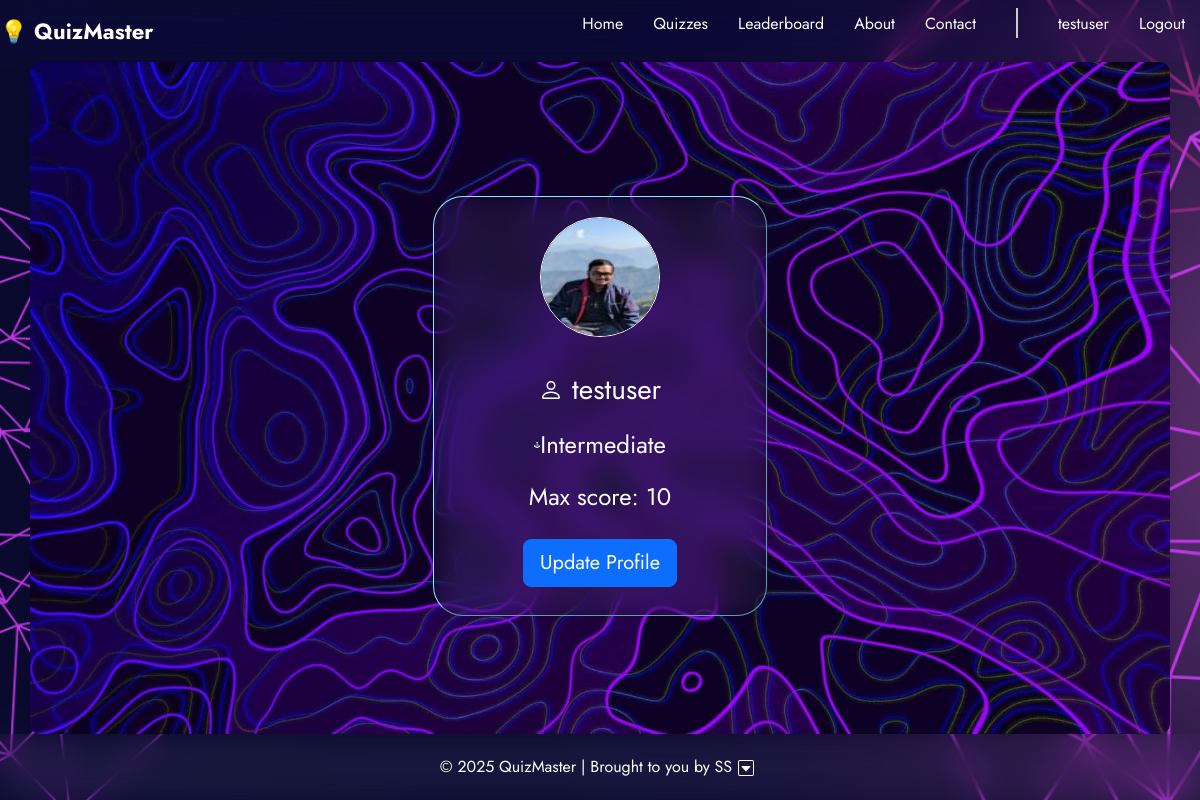
The app's page /profile (signed in), older data.
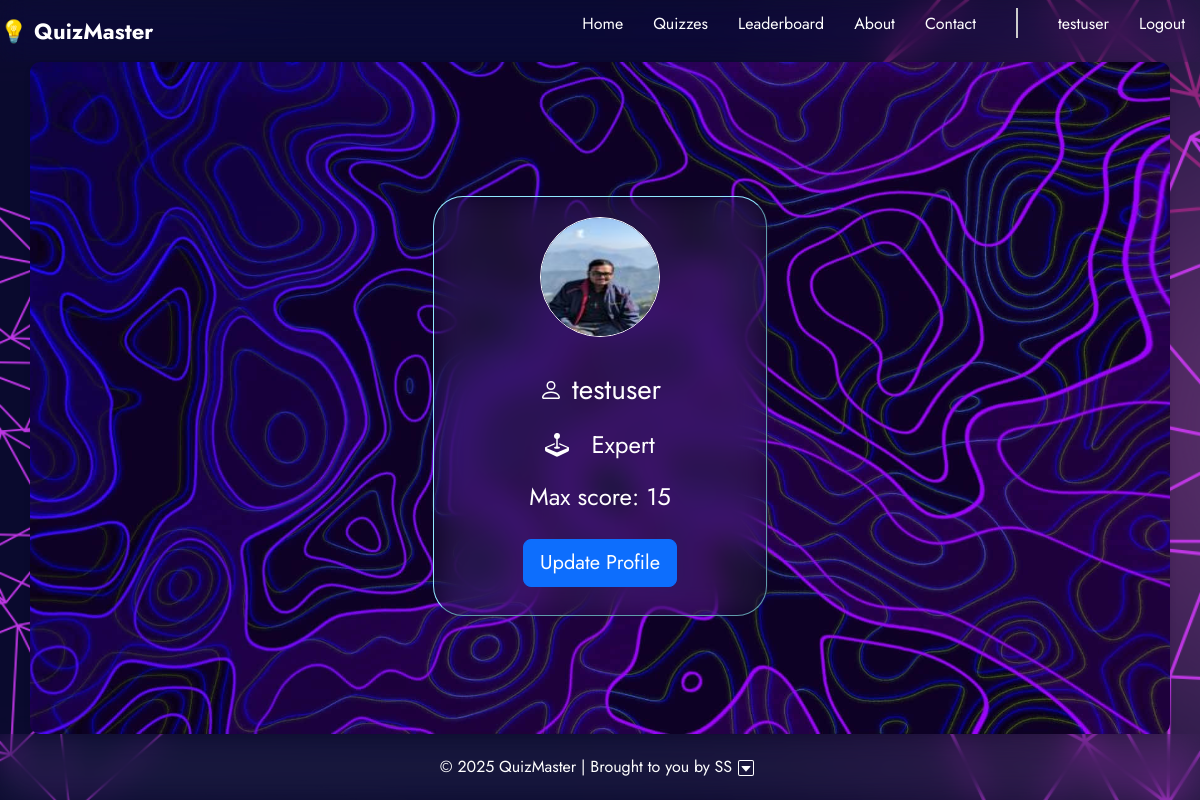
The same page, newer data.
### app/models.py (models this page shows, shortened)
class User(db.Model,UserMixin):
    id=db.Column(db.Integer,primary_key=True)
    username=db.Column(db.String(20),unique=True,nullable=False)
    email=db.Column(db.String(),unique=True, nullable=False)
    pro_img=db.Column(db.String(),nullable=False,default='default.png')
    password=db.Column(db.String(10),nullable=False)
    max_score=db.Column(db.Integer,nullable=False,default=0)
    category=db.Column(db.String(),nullable=False,default='Starter')

### app/users/routes.py (the view)
@login_required
@users.route("/profile")
def profile():
    if current_user.is_authenticated:
        image_file=url_for('static', filename=f'DPs/{current_user.pro_img}')
        return render_template('profile.html', title='Profile', img=image_file,  username=current_user.username, category=current_user.category, max_score=current_user.max_score)
    flash("Please Log In/Register to continue!","warning")
    return redirect(url_for("users.login"))

### app/models.py (called while the page is built)
@login_manager.user_loader
def load_user(user_id):
    return User.query.get(int(user_id))

### app/templates/profile.html (shortened to what this page needs)
{% extends "layout.html" %}
    {% block content %}
        <div class="profile_card">
            <img src="{{ img }}" alt="Profile Image" class="profile_img mb-2">
            <div class="profile_info fs-3 mt-4 mb-2" style="display: flex; align-items: center; justify-content: space-around;width: 45%;">
                {{ username }}
            </div>
            <div class="profile_type fs-4 m-2"  style="display: flex; align-items: center; justify-content: space-around;width: 45%;">
                {{ category }}
            </div>
            <div class="profile_score fs-4 m-2 pb-2">
                Max score: {{ max_score }}
            </div>
            <div class="update pt-2 pb-2">
                <a href="{{ url_for('users.updtProfile') }}" class="btn btn-primary btn-lg">Update Profile</a>
            </div>
    {% endblock content %}

### app/templates/layout.html (shortened to what this page needs)
<!DOCTYPE html>
<html lang="en">
<head>
    <link rel="stylesheet" href="{{ url_for('static', filename='styles.css') }}">
    <link href="https://cdn.jsdelivr.net/npm/bootstrap@5.3.0/dist/css/bootstrap.min.css" rel="stylesheet">
</head>
<body>
    <nav class="navbar">
        <div class="logo"> 💡 QuizMaster </div>
        <ul class="nav-links">
            <li><a href="{{ url_for('main.home') }}">Home</a></li>
            <li><a href=" {{ url_for('quiz.choose_category')}}">Quizzes</a></li>
            <li><a href="{{ url_for('quiz.ldb')}}">Leaderboard</a></li>
            <li><a href="{{url_for('main.about')}}">About</a></li>
            <li><a href="{{url_for('main.contact')}}">Contact</a></li>
            <li><div class="divider"></div></li>
            {% if current_user.is_authenticated %}
                <li><a href="{{url_for('users.profile')}}">{{ current_user.username}}</a></li>
                <li><a href="{{url_for('users.logout')}}">Logout</a></li>
            {% else %}
                <li><a href="{{ url_for('users.login') }}">Login</a></li>
                <li><a href="{{ url_for('users.register') }}">Register</a></li>
            {% endif %}
        </ul>
    </nav>
    <main class="container">
        {% block content %}{% endblock %}
    </main>
    <footer class="footer">
        <div class="footer-header">
            <p style="margin: 0px;">&copy; 2025 QuizMaster | Brought to you by SS </p>
            <button class="toggle-footer-menu">
            </button>
        </div>
    </footer>
</body>
</html>

Row changes from the older to the newer data that the page shows:
changed User "testuser": category "Intermediate" → "Expert"
Text that changed along with them:
{{ max_score }}: "10" → "15"
